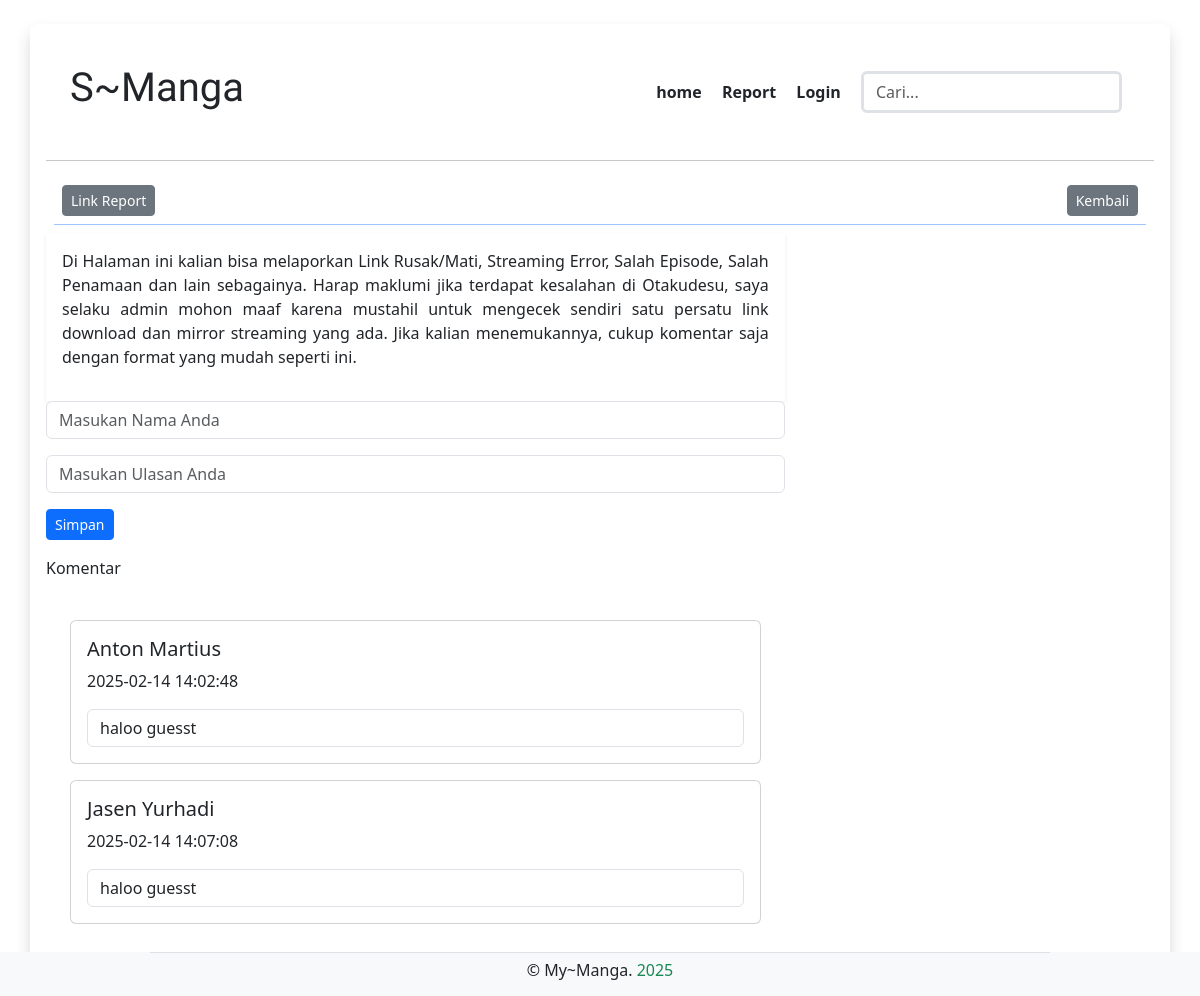
The page /?pg&report on the database its author committed.
### tables this page shows
CREATE TABLE `report` (
  `id` int(12) NOT NULL,
  `username` varchar(255) NOT NULL,
  `review` varchar(255) NOT NULL,
  `create_at` timestamp NOT NULL DEFAULT current_timestamp(),
  `update_at` timestamp NOT NULL DEFAULT current_timestamp() ON UPDATE current_timestamp()
);

### content/report.php (the view, shortened to what this page needs)
<?php
include 'database/query.php';
$dataReport = mysqli_query($koneksi, "SELECT * FROM report");
$rowReport = [];
while ($selectReport = mysqli_fetch_assoc($dataReport)) {
    $rowReport[] = $selectReport;
}
?>
<?php if (isset($_GET['report'])) :  ?>
    <div class="col-sm-8 p-3 shadow-sm rounde" style="text-align: justify;">
        <p>Di Halaman ini kalian bisa melaporkan Link Rusak/Mati, Streaming Error, Salah Episode, Salah Penamaan dan lain sebagainya. Harap maklumi jika terdapat kesalahan di Otakudesu, saya selaku admin mohon maaf karena mustahil untuk mengecek sendiri satu persatu link download dan mirror streaming yang ada.
            Jika kalian menemukannya, cukup komentar saja dengan format yang mudah seperti ini.</p>
    </div>
    <div class="col-sm-8">
        <form action="" method="post">
            <div class="mb-3">
                <input type="text" name="username" placeholder="Masukan Nama Anda" class="form-control">
            </div>
            <div class="mb-3">
                <input type="text" name="review" placeholder="Masukan Ulasan Anda" class="form-control">
            </div>
            <div class="mb-3">
                <button type="submit" class="btn btn-sm btn-primary" name="<?php echo isset($_GET['edit']) ? 'edit' : 'simpan' ?>"><?php echo isset($_GET['edit']) ? 'Edit' : 'Simpan' ?></button>
            </div>
        </form>
    </div>
    <span>Komentar</span>
    <div class="col-sm-8 my-3 p-4">
        <?php foreach ($rowReport as $val) : ?>
            <div class="card mb-3">
                <div class="card-body">
                    <h5 class="card-title"><?php echo $val['username'] ?></h5>
                    <p class="card-text"><?php echo $val['update_at'] ?></p>
                    <input type="text" name="" id="" class="form-control" value="<?php echo $val['review'] ?>">
                </div>
            </div>
        <?php endforeach ?>
    </div>
<?php endif ?>

### rows shown on the page
report: username "Anton Martius", update_at "2025-02-14 14:02:48", review "haloo guesst"
report: username "Jasen Yurhadi", update_at "2025-02-14 14:07:08", review "haloo guesst"
